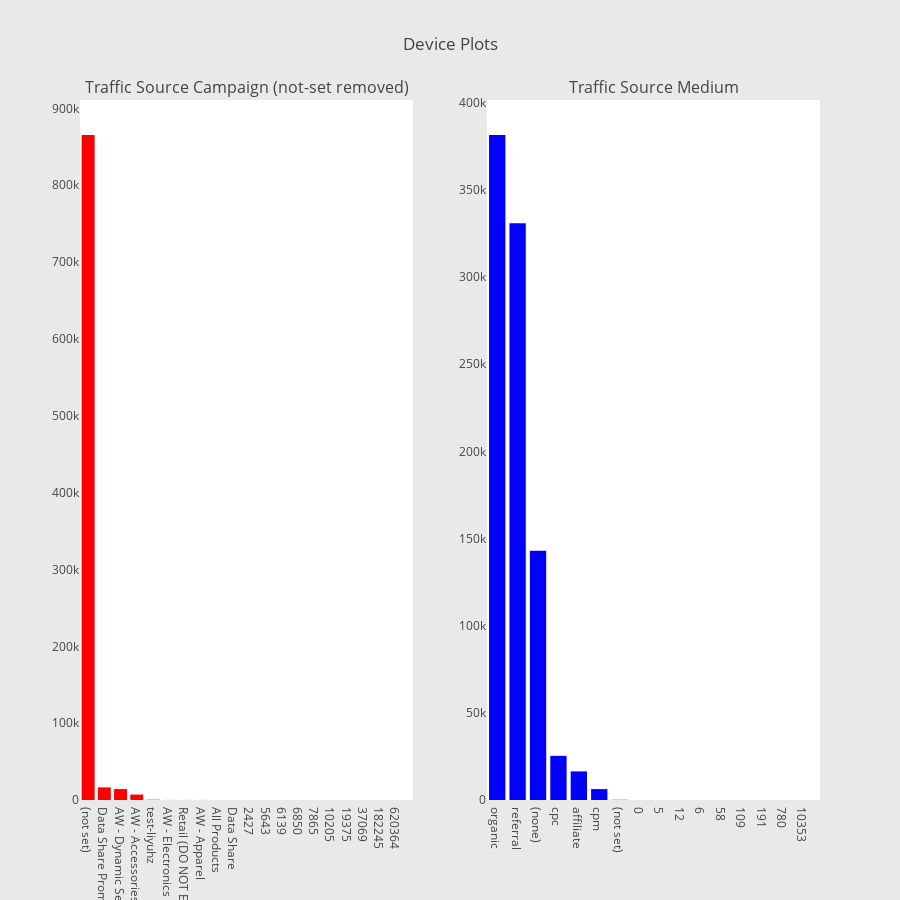

This figure's notebook cell:
### Code cell
count_source = train.groupby('device_browser')['totals_transactionRevenue'].agg(['size', 'count', 'mean'])
count_source.columns = ["count", "non-zero TranRevenue Count", "Mean"]
count_source = count_source.sort_values(by="count", ascending=False)
t1 = horizontal_bar_chart(count_source["count"].head(10), 'rgba(50, 171, 96, 0.6)')
t2 = horizontal_bar_chart(count_source["non-zero TranRevenue Count"].head(10), 'rgba(50, 171, 96, 0.6)')
t3 = horizontal_bar_chart(count_source["Mean"].head(10), 'rgba(50, 171, 96, 0.6)')

fig.append_trace(t1, 1, 1)
fig.append_trace(t2, 1, 2)
#fig.append_trace(t3, 1, 3)

fig['layout'].update(height=900, width=900, paper_bgcolor='rgb(233,233,233)', title="Device Plots")
iplot(fig, filename='device-plots')

### Figure 1 — Plotly figure (JSON) as saved in the notebook; plotly's stock layout.template omitted (floating-point values rounded to 4 significant figures)
{"data": [{"marker": {"color": "Red"}, "type": "bar", "uid": "56f0b30a-d257-11e8-87b3-f0189804b8bf", "x": ["(not set)", "Data Share Promo", "AW - Dynamic Search Ads Whole Site", "AW - Accessories", "test-liyuhz", "AW - Electronics", "Retail (DO NOT EDIT owners nophakun and tianyu)", "AW - Apparel", "All Products", "Data Share"], "xaxis": "x", "y": [865347, 16403, 14244, 7070, 392, 96, 50, 46, 4, 1], "yaxis": "y"}, {"marker": {"color": "blue"}, "type": "bar", "uid": "56f136cc-d257-11e8-840c-f0189804b8bf", "x": ["organic", "referral", "(none)", "cpc", "affiliate", "cpm", "(not set)"], "xaxis": "x2", "y": [381561, 330955, 143026, 25326, 16403, 6262, 120], "yaxis": "y2"}, {"marker": {"color": "rgba(50, 171, 96, 0.6)"}, "orientation": "h", "showlegend": false, "type": "bar", "uid": "d0e70bcc-d258-11e8-8404-f0189804b8bf", "x": [2427, 5643, 6139, 6850, 7865, 10205, 19375, 37069, 182245, 620364], "xaxis": "x", "y": ["UC Browser", "Opera", "Opera Mini", "Safari (in-app)", "Android Webview", "Edge", "Internet Explorer", "Firefox", "Safari", "Chrome"], "yaxis": "y"}, {"marker": {"color": "rgba(50, 171, 96, 0.6)"}, "orientation": "h", "showlegend": false, "type": "bar", "uid": "d0e76cc0-d258-11e8-9c63-f0189804b8bf", "x": [0, 5, 0, 12, 6, 58, 109, 191, 780, 10353], "xaxis": "x2", "y": ["UC Browser", "Opera", "Opera Mini", "Safari (in-app)", "Android Webview", "Edge", "Internet Explorer", "Firefox", "Safari", "Chrome"], "yaxis": "y2"}, {"marker": {"color": "rgba(50, 171, 96, 0.6)"}, "orientation": "h", "showlegend": false, "type": "bar", "uid": "d83d9c42-d258-11e8-bed0-f0189804b8bf", "x": [2427, 5643, 6139, 6850, 7865, 10205, 19375, 37069, 182245, 620364], "xaxis": "x", "y": ["UC Browser", "Opera", "Opera Mini", "Safari (in-app)", "Android Webview", "Edge", "Internet Explorer", "Firefox", "Safari", "Chrome"], "yaxis": "y"}, {"marker": {"color": "rgba(50, 171, 96, 0.6)"}, "orientation": "h", "showlegend": false, "type": "bar", "uid": "d83e01f0-d258-11e8-9470-f0189804b8bf", "x": [0, 5, 0, 12, 6, 58, 109, 191, 780, 10353], "xaxis": "x2", "y": ["UC Browser", "Opera", "Opera Mini", "Safari (in-app)", "Android Webview", "Edge", "Internet Explorer", "Firefox", "Safari", "Chrome"], "yaxis": "y2"}, {"marker": {"color": "rgba(50, 171, 96, 0.6)"}, "orientation": "h", "showlegend": false, "type": "bar", "uid": "1efc5f1a-d259-11e8-a868-f0189804b8bf", "x": [2427, 5643, 6139, 6850, 7865, 10205, 19375, 37069, 182245, 620364], "xaxis": "x", "y": ["UC Browser", "Opera", "Opera Mini", "Safari (in-app)", "Android Webview", "Edge", "Internet Explorer", "Firefox", "Safari", "Chrome"], "yaxis": "y"}, {"marker": {"color": "rgba(50, 171, 96, 0.6)"}, "orientation": "h", "showlegend": false, "type": "bar", "uid": "1efcd3e6-d259-11e8-a055-f0189804b8bf", "x": [0, 5, 0, 12, 6, 58, 109, 191, 780, 10353], "xaxis": "x2", "y": ["UC Browser", "Opera", "Opera Mini", "Safari (in-app)", "Android Webview", "Edge", "Internet Explorer", "Firefox", "Safari", "Chrome"], "yaxis": "y2"}, {"marker": {"color": "rgba(50, 171, 96, 0.6)"}, "orientation": "h", "showlegend": false, "type": "bar", "uid": "26edb7b4-d259-11e8-8658-f0189804b8bf", "x": [2427, 5643, 6139, 6850, 7865, 10205, 19375, 37069, 182245, 620364], "xaxis": "x", "y": ["UC Browser", "Opera", "Opera Mini", "Safari (in-app)", "Android Webview", "Edge", "Internet Explorer", "Firefox", "Safari", "Chrome"], "yaxis": "y"}, {"marker": {"color": "rgba(50, 171, 96, 0.6)"}, "orientation": "h", "showlegend": false, "type": "bar", "uid": "26ee29d8-d259-11e8-964c-f0189804b8bf", "x": [0, 5, 0, 12, 6, 58, 109, 191, 780, 10353], "xaxis": "x2", "y": ["UC Browser", "Opera", "Opera Mini", "Safari (in-app)", "Android Webview", "Edge", "Internet Explorer", "Firefox", "Safari", "Chrome"], "yaxis": "y2"}, {"marker": {"color": "rgba(50, 171, 96, 0.6)"}, "orientation": "h", "showlegend": false, "type": "bar", "uid": "4dfe1524-d259-11e8-a5b9-f0189804b8bf", "x": [2427, 5643, 6139, 6850, 7865, 10205, 19375, 37069, 182245, 620364], "xaxis": "x", "y": ["UC Browser", "Opera", "Opera Mini", "Safari (in-app)", "Android Webview", "Edge", "Internet Explorer", "Firefox", "Safari", "Chrome"], "yaxis": "y"}, {"marker": {"color": "rgba(50, 171, 96, 0.6)"}, "orientation": "h", "showlegend": false, "type": "bar", "uid": "4dfeab74-d259-11e8-a29f-f0189804b8bf", "x": [0, 5, 0, 12, 6, 58, 109, 191, 780, 10353], "xaxis": "x2", "y": ["UC Browser", "Opera", "Opera Mini", "Safari (in-app)", "Android Webview", "Edge", "Internet Explorer", "Firefox", "Safari", "Chrome"], "yaxis": "y2"}, {"marker": {"color": "rgba(50, 171, 96, 0.6)"}, "orientation": "h", "showlegend": false, "type": "bar", "uid": "536ff49e-d259-11e8-bcfc-f0189804b8bf", "x": [2427, 5643, 6139, 6850, 7865, 10205, 19375, 37069, 182245, 620364], "xaxis": "x", "y": ["UC Browser", "Opera", "Opera Mini", "Safari (in-app)", "Android Webview", "Edge", "Internet Explorer", "Firefox", "Safari", "Chrome"], "yaxis": "y"}, {"marker": {"color": "rgba(50, 171, 96, 0.6)"}, "orientation": "h", "showlegend": false, "type": "bar", "uid": "53706a66-d259-11e8-9b23-f0189804b8bf", "x": [0, 5, 0, 12, 6, 58, 109, 191, 780, 10353], "xaxis": "x2", "y": ["UC Browser", "Opera", "Opera Mini", "Safari (in-app)", "Android Webview", "Edge", "Internet Explorer", "Firefox", "Safari", "Chrome"], "yaxis": "y2"}, {"marker": {"color": "rgba(50, 171, 96, 0.6)"}, "orientation": "h", "showlegend": false, "type": "bar", "uid": "572ad52e-d259-11e8-b02e-f0189804b8bf", "x": [2427, 5643, 6139, 6850, 7865, 10205, 19375, 37069, 182245, 620364], "xaxis": "x", "y": ["UC Browser", "Opera", "Opera Mini", "Safari (in-app)", "Android Webview", "Edge", "Internet Explorer", "Firefox", "Safari", "Chrome"], "yaxis": "y"}, {"marker": {"color": "rgba(50, 171, 96, 0.6)"}, "orientation": "h", "showlegend": false, "type": "bar", "uid": "572b3a46-d259-11e8-8e4c-f0189804b8bf", "x": [0, 5, 0, 12, 6, 58, 109, 191, 780, 10353], "xaxis": "x2", "y": ["UC Browser", "Opera", "Opera Mini", "Safari (in-app)", "Android Webview", "Edge", "Internet Explorer", "Firefox", "Safari", "Chrome"], "yaxis": "y2"}, {"marker": {"color": "rgba(50, 171, 96, 0.6)"}, "orientation": "h", "showlegend": false, "type": "bar", "uid": "8edcf588-d259-11e8-aa4f-f0189804b8bf", "x": [2427, 5643, 6139, 6850, 7865, 10205, 19375, 37069, 182245, 620364], "xaxis": "x", "y": ["UC Browser", "Opera", "Opera Mini", "Safari (in-app)", "Android Webview", "Edge", "Internet Explorer", "Firefox", "Safari", "Chrome"], "yaxis": "y"}, {"marker": {"color": "rgba(50, 171, 96, 0.6)"}, "orientation": "h", "showlegend": false, "type": "bar", "uid": "8edd6efa-d259-11e8-9701-f0189804b8bf", "x": [0, 5, 0, 12, 6, 58, 109, 191, 780, 10353], "xaxis": "x2", "y": ["UC Browser", "Opera", "Opera Mini", "Safari (in-app)", "Android Webview", "Edge", "Internet Explorer", "Firefox", "Safari", "Chrome"], "yaxis": "y2"}, {"marker": {"color": "rgba(50, 171, 96, 0.6)"}, "orientation": "h", "showlegend": false, "type": "bar", "uid": "9250485a-d259-11e8-8bc4-f0189804b8bf", "x": [2427, 5643, 6139, 6850, 7865, 10205, 19375, 37069, 182245, 620364], "xaxis": "x", "y": ["UC Browser", "Opera", "Opera Mini", "Safari (in-app)", "Android Webview", "Edge", "Internet Explorer", "Firefox", "Safari", "Chrome"], "yaxis": "y"}, {"marker": {"color": "rgba(50, 171, 96, 0.6)"}, "orientation": "h", "showlegend": false, "type": "bar", "uid": "9250eb66-d259-11e8-8ca6-f0189804b8bf", "x": [0, 5, 0, 12, 6, 58, 109, 191, 780, 10353], "xaxis": "x2", "y": ["UC Browser", "Opera", "Opera Mini", "Safari (in-app)", "Android Webview", "Edge", "Internet Explorer", "Firefox", "Safari", "Chrome"], "yaxis": "y2"}, {"marker": {"color": "rgba(50, 171, 96, 0.6)"}, "orientation": "h", "showlegend": false, "type": "bar", "uid": "9c566622-d259-11e8-9ab4-f0189804b8bf", "x": [2427, 5643, 6139, 6850, 7865, 10205, 19375, 37069, 182245, 620364], "xaxis": "x", "y": ["UC Browser", "Opera", "Opera Mini", "Safari (in-app)", "Android Webview", "Edge", "Internet Explorer", "Firefox", "Safari", "Chrome"], "yaxis": "y"}, {"marker": {"color": "rgba(50, 171, 96, 0.6)"}, "orientation": "h", "showlegend": false, "type": "bar", "uid": "9c56ce78-d259-11e8-8aa4-f0189804b8bf", "x": [0, 5, 0, 12, 6, 58, 109, 191, 780, 10353], "xaxis": "x2", "y": ["UC Browser", "Opera", "Opera Mini", "Safari (in-app)", "Android Webview", "Edge", "Internet Explorer", "Firefox", "Safari", "Chrome"], "yaxis": "y2"}], "layout": {"annotations": [{"font": {"size": 16}, "showarrow": false, "text": "Traffic Source Campaign (not-set removed)", "x": 0.225, "xanchor": "center", "xref": "paper", "y": 1, "yanchor": "bottom", "yref": "paper"}, {"font": {"size": 16}, "showarrow": false, "text": "Traffic Source Medium", "x": 0.775, "xanchor": "center", "xref": "paper", "y": 1, "yanchor": "bottom", "yref": "paper"}], "height": 900, "margin": {"b": 100}, "paper_bgcolor": "rgb(233,233,233)", "showlegend": false, "title": "Device Plots", "width": 900, "xaxis": {"anchor": "y", "domain": [0, 0.45]}, "xaxis2": {"anchor": "y2", "domain": [0.55, 1]}, "yaxis": {"anchor": "x", "domain": [0, 1]}, "yaxis2": {"anchor": "x2", "domain": [0, 1]}}}
